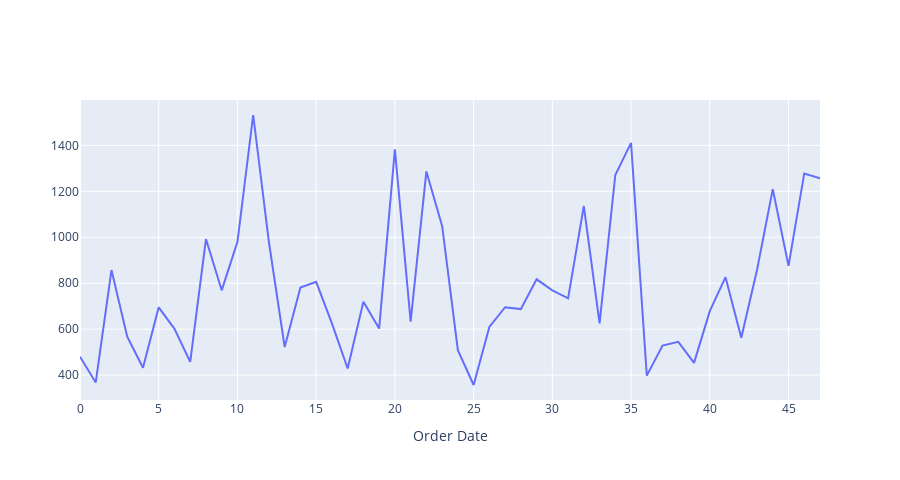

Source (notebook cell):
### Markdown cell above
## Visualizing furniture sales time series data

### Code cell
import plotly.graph_objects as go

fig = go.Figure()
fig.add_trace(go.Scatter(y=y, mode="lines"))
fig.update_layout(autosize=False, width=900, height=480, xaxis_title="Order Date")
fig.show()

### Figure 1 — Plotly figure (JSON) as saved in the notebook; plotly's stock layout.template omitted (floating-point values rounded to 4 significant figures)
{"data": [{"mode": "lines", "type": "scatter", "y": [480.2, 367.9, 857.3, 567.5, 432.0, 695.1, 601.2, 457.5, 992.4, 769.0, 980.2, 1532.0, 978.3, 522.4, 781.2, 805.8, 625.0, 428.6, 719.7, 602.4, 1383.0, 633.0, 1287.0, 1049.0, 508.2, 356.9, 609.6, 695.4, 687.3, 816.9, 768.7, 734.3, 1136.0, 624.9, 1271.0, 1411.0, 397.6, 528.2, 544.7, 453.3, 678.3, 826.5, 562.5, 857.9, 1210.0, 875.4, 1278.0, 1256.0]}], "layout": {"autosize": false, "height": 480, "width": 900, "xaxis": {"title": {"text": "Order Date"}}}}
